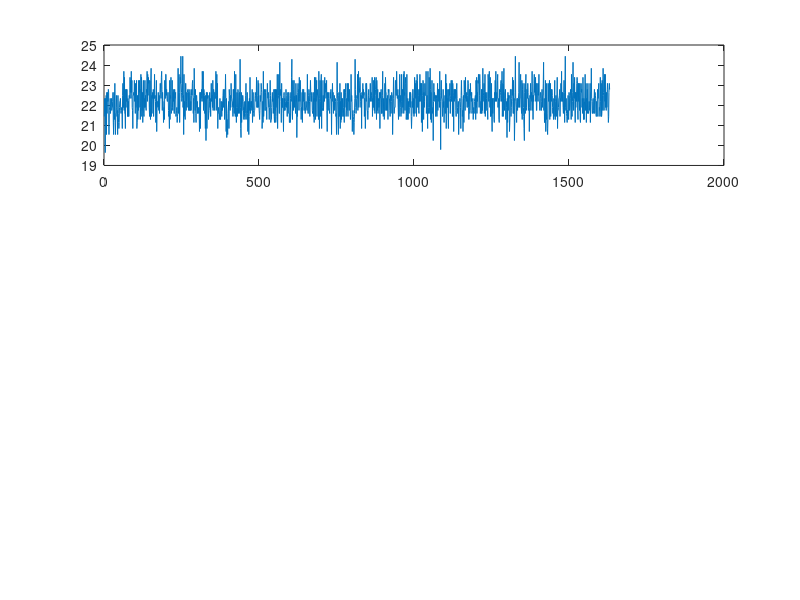

The MATLAB source for this figure: (Note: this script raises an error after producing the figure.)
clc
clear
close all
data = load('magnoVariance.txt');

mean1 = mean(data(:,1));
mean2 = mean(data(:,2));
mean3 = mean(data(:,3));

var(data(:,1))
var(data(:,2))
var(data(:,3))

% Create a figure
figure;

% Create subplot 1
subplot(3, 1, 1); % 3 rows, 1 column, first subplot
plot(data(:,1));
yline(mean1,'linewidth',2);
xlim([0 1632])
title('Magnetfelt i x-retning [muT]');

% Create subplot 2
subplot(3, 1, 2); % 3 rows, 1 column, second subplot
plot(data(:,2));
yline(mean2,'linewidth',2);
xlim([0 1632])
title('Magnetfelt i y-retning [muT]');

% Create subplot 3
subplot(3, 1, 3); % 3 rows, 1 column, third subplot
plot(data(:,3));
yline(mean3,'linewidth',2);
xlim([0 1632])
title('Magnetfelt i z-retning [muT]');